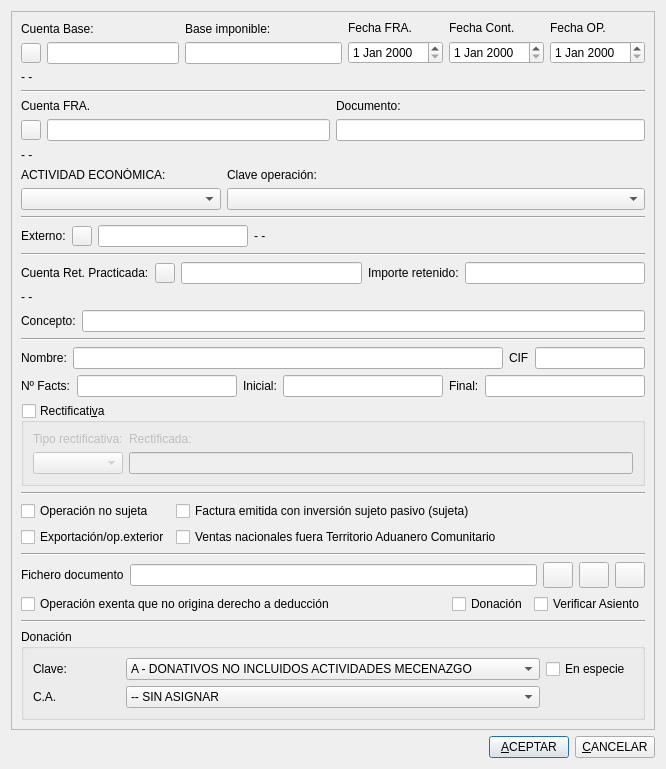
<?xml version="1.0" encoding="UTF-8"?>
<ui version="4.0">
 <class>Emitida_exenta_aut</class>
 <widget class="QDialog" name="Emitida_exenta_aut">
  <property name="geometry">
   <rect>
    <x>0</x>
    <y>0</y>
    <width>666</width>
    <height>769</height>
   </rect>
  </property>
  <property name="windowTitle">
   <string>Operación emitida exenta/no sujeta</string>
  </property>
  <layout class="QVBoxLayout" name="verticalLayout_10">
   <item>
    <widget class="QScrollArea" name="scrollArea">
     <property name="widgetResizable">
      <bool>true</bool>
     </property>
     <widget class="QWidget" name="scrollAreaWidgetContents">
      <property name="geometry">
       <rect>
        <x>0</x>
        <y>0</y>
        <width>632</width>
        <height>817</height>
       </rect>
      </property>
      <layout class="QVBoxLayout" name="verticalLayout_9">
       <item>
        <layout class="QHBoxLayout" name="horizontalLayout">
         <item>
          <layout class="QVBoxLayout" name="_3">
           <property name="spacing">
            <number>6</number>
           </property>
           <property name="leftMargin">
            <number>0</number>
           </property>
           <property name="topMargin">
            <number>0</number>
           </property>
           <property name="rightMargin">
            <number>0</number>
           </property>
           <property name="bottomMargin">
            <number>0</number>
           </property>
           <item>
            <widget class="QLabel" name="textLabel1">
             <property name="lineWidth">
              <number>1</number>
             </property>
             <property name="text">
              <string>Cuenta Base:</string>
             </property>
             <property name="wordWrap">
              <bool>false</bool>
             </property>
            </widget>
           </item>
           <item>
            <layout class="QHBoxLayout" name="_4">
             <property name="spacing">
              <number>6</number>
             </property>
             <property name="leftMargin">
              <number>0</number>
             </property>
             <property name="topMargin">
              <number>0</number>
             </property>
             <property name="rightMargin">
              <number>0</number>
             </property>
             <property name="bottomMargin">
              <number>0</number>
             </property>
             <item>
              <widget class="QPushButton" name="ctabasepushButton">
               <property name="minimumSize">
                <size>
                 <width>20</width>
                 <height>20</height>
                </size>
               </property>
               <property name="maximumSize">
                <size>
                 <width>20</width>
                 <height>20</height>
                </size>
               </property>
               <property name="text">
                <string/>
               </property>
               <property name="icon">
                <iconset resource="keme.qrc">
                 <normaloff>:/iconos/graf/viewer.xpm</normaloff>:/iconos/graf/viewer.xpm</iconset>
               </property>
              </widget>
             </item>
             <item>
              <widget class="QLineEdit" name="CtabaselineEdit"/>
             </item>
            </layout>
           </item>
          </layout>
         </item>
         <item>
          <layout class="QVBoxLayout" name="_5">
           <property name="spacing">
            <number>6</number>
           </property>
           <property name="leftMargin">
            <number>0</number>
           </property>
           <property name="topMargin">
            <number>0</number>
           </property>
           <property name="rightMargin">
            <number>0</number>
           </property>
           <property name="bottomMargin">
            <number>0</number>
           </property>
           <item>
            <widget class="QLabel" name="textLabel2">
             <property name="text">
              <string>Base imponible:</string>
             </property>
             <property name="wordWrap">
              <bool>false</bool>
             </property>
            </widget>
           </item>
           <item>
            <widget class="QLineEdit" name="baselineEdit"/>
           </item>
          </layout>
         </item>
         <item>
          <layout class="QVBoxLayout" name="_6">
           <property name="spacing">
            <number>6</number>
           </property>
           <property name="leftMargin">
            <number>0</number>
           </property>
           <property name="topMargin">
            <number>0</number>
           </property>
           <property name="rightMargin">
            <number>0</number>
           </property>
           <property name="bottomMargin">
            <number>0</number>
           </property>
           <item>
            <widget class="QLabel" name="textLabel8_2">
             <property name="text">
              <string>Fecha FRA.</string>
             </property>
             <property name="wordWrap">
              <bool>false</bool>
             </property>
            </widget>
           </item>
           <item>
            <widget class="QDateEdit" name="FechafradateEdit"/>
           </item>
          </layout>
         </item>
         <item>
          <layout class="QVBoxLayout" name="verticalLayout_6">
           <item>
            <widget class="QLabel" name="label_11">
             <property name="text">
              <string>Fecha Cont.</string>
             </property>
            </widget>
           </item>
           <item>
            <widget class="QDateEdit" name="fecha_cont_dateEdit"/>
           </item>
          </layout>
         </item>
         <item>
          <layout class="QVBoxLayout" name="verticalLayout_2">
           <item>
            <widget class="QLabel" name="textLabel8_3">
             <property name="text">
              <string>Fecha OP.</string>
             </property>
             <property name="wordWrap">
              <bool>false</bool>
             </property>
            </widget>
           </item>
           <item>
            <widget class="QDateEdit" name="fechaoperaciondateEdit"/>
           </item>
          </layout>
         </item>
        </layout>
       </item>
       <item>
        <widget class="QLabel" name="basetextLabel">
         <property name="text">
          <string>- -</string>
         </property>
         <property name="wordWrap">
          <bool>false</bool>
         </property>
        </widget>
       </item>
       <item>
        <widget class="Line" name="line1_2">
         <property name="frameShape">
          <enum>QFrame::Shape::HLine</enum>
         </property>
         <property name="frameShadow">
          <enum>QFrame::Shadow::Sunken</enum>
         </property>
         <property name="orientation">
          <enum>Qt::Orientation::Horizontal</enum>
         </property>
        </widget>
       </item>
       <item>
        <layout class="QHBoxLayout" name="horizontalLayout_8">
         <item>
          <layout class="QVBoxLayout" name="_7">
           <property name="spacing">
            <number>6</number>
           </property>
           <property name="leftMargin">
            <number>0</number>
           </property>
           <property name="topMargin">
            <number>0</number>
           </property>
           <property name="rightMargin">
            <number>0</number>
           </property>
           <property name="bottomMargin">
            <number>0</number>
           </property>
           <item>
            <widget class="QLabel" name="textLabel8">
             <property name="text">
              <string>Cuenta FRA.</string>
             </property>
             <property name="wordWrap">
              <bool>false</bool>
             </property>
            </widget>
           </item>
           <item>
            <layout class="QHBoxLayout" name="_8">
             <property name="spacing">
              <number>6</number>
             </property>
             <property name="leftMargin">
              <number>0</number>
             </property>
             <property name="topMargin">
              <number>0</number>
             </property>
             <property name="rightMargin">
              <number>0</number>
             </property>
             <property name="bottomMargin">
              <number>0</number>
             </property>
             <item>
              <widget class="QPushButton" name="ctafrapushButton">
               <property name="minimumSize">
                <size>
                 <width>20</width>
                 <height>20</height>
                </size>
               </property>
               <property name="maximumSize">
                <size>
                 <width>20</width>
                 <height>20</height>
                </size>
               </property>
               <property name="text">
                <string/>
               </property>
               <property name="icon">
                <iconset resource="keme.qrc">
                 <normaloff>:/iconos/graf/viewer.xpm</normaloff>:/iconos/graf/viewer.xpm</iconset>
               </property>
              </widget>
             </item>
             <item>
              <widget class="QLineEdit" name="CtafralineEdit"/>
             </item>
            </layout>
           </item>
          </layout>
         </item>
         <item>
          <layout class="QVBoxLayout" name="verticalLayout_7">
           <item>
            <widget class="QLabel" name="label_12">
             <property name="text">
              <string>Documento:</string>
             </property>
            </widget>
           </item>
           <item>
            <widget class="QLineEdit" name="documento_lineEdit"/>
           </item>
          </layout>
         </item>
        </layout>
       </item>
       <item>
        <widget class="QLabel" name="fratextLabel">
         <property name="text">
          <string>- -</string>
         </property>
         <property name="wordWrap">
          <bool>false</bool>
         </property>
        </widget>
       </item>
       <item>
        <layout class="QHBoxLayout" name="horizontalLayout_9">
         <item>
          <layout class="QVBoxLayout" name="verticalLayout_8">
           <item>
            <widget class="QLabel" name="label_15">
             <property name="text">
              <string>ACTIVIDAD ECONÓMICA:</string>
             </property>
            </widget>
           </item>
           <item>
            <widget class="QComboBox" name="actividad_comboBox">
             <property name="minimumSize">
              <size>
               <width>200</width>
               <height>0</height>
              </size>
             </property>
            </widget>
           </item>
          </layout>
         </item>
         <item>
          <layout class="QVBoxLayout" name="verticalLayout">
           <item>
            <widget class="QLabel" name="textLabel8_4">
             <property name="text">
              <string>Clave operación:</string>
             </property>
             <property name="wordWrap">
              <bool>false</bool>
             </property>
            </widget>
           </item>
           <item>
            <widget class="QComboBox" name="clavecomboBox">
             <property name="sizePolicy">
              <sizepolicy hsizetype="Expanding" vsizetype="Fixed">
               <horstretch>0</horstretch>
               <verstretch>0</verstretch>
              </sizepolicy>
             </property>
            </widget>
           </item>
          </layout>
         </item>
        </layout>
       </item>
       <item>
        <widget class="Line" name="line_4">
         <property name="orientation">
          <enum>Qt::Orientation::Horizontal</enum>
         </property>
        </widget>
       </item>
       <item>
        <layout class="QHBoxLayout" name="horizontalLayout_2">
         <item>
          <widget class="QLabel" name="label_10">
           <property name="text">
            <string>Externo:</string>
           </property>
          </widget>
         </item>
         <item>
          <widget class="QPushButton" name="externo_pushButton">
           <property name="minimumSize">
            <size>
             <width>20</width>
             <height>20</height>
            </size>
           </property>
           <property name="maximumSize">
            <size>
             <width>20</width>
             <height>20</height>
            </size>
           </property>
           <property name="text">
            <string/>
           </property>
           <property name="icon">
            <iconset resource="keme.qrc">
             <normaloff>:/iconos/graf/viewer.xpm</normaloff>:/iconos/graf/viewer.xpm</iconset>
           </property>
          </widget>
         </item>
         <item>
          <widget class="QLineEdit" name="externo_lineEdit">
           <property name="maximumSize">
            <size>
             <width>150</width>
             <height>16777215</height>
            </size>
           </property>
          </widget>
         </item>
         <item>
          <widget class="QLabel" name="externo_label">
           <property name="sizePolicy">
            <sizepolicy hsizetype="Expanding" vsizetype="Preferred">
             <horstretch>0</horstretch>
             <verstretch>0</verstretch>
            </sizepolicy>
           </property>
           <property name="text">
            <string>- -</string>
           </property>
           <property name="wordWrap">
            <bool>false</bool>
           </property>
          </widget>
         </item>
        </layout>
       </item>
       <item>
        <widget class="Line" name="line_3">
         <property name="orientation">
          <enum>Qt::Orientation::Horizontal</enum>
         </property>
        </widget>
       </item>
       <item>
        <layout class="QHBoxLayout" name="horizontalLayout_7">
         <item>
          <widget class="QLabel" name="textLabel1_2">
           <property name="lineWidth">
            <number>1</number>
           </property>
           <property name="text">
            <string>Cuenta Ret. Practicada:</string>
           </property>
           <property name="wordWrap">
            <bool>false</bool>
           </property>
          </widget>
         </item>
         <item>
          <widget class="QPushButton" name="cta_ret_pushButton">
           <property name="minimumSize">
            <size>
             <width>20</width>
             <height>20</height>
            </size>
           </property>
           <property name="maximumSize">
            <size>
             <width>20</width>
             <height>20</height>
            </size>
           </property>
           <property name="text">
            <string/>
           </property>
           <property name="icon">
            <iconset resource="keme.qrc">
             <normaloff>:/iconos/graf/viewer.xpm</normaloff>:/iconos/graf/viewer.xpm</iconset>
           </property>
          </widget>
         </item>
         <item>
          <widget class="QLineEdit" name="cta_ret_lineEdit"/>
         </item>
         <item>
          <widget class="QLabel" name="textLabel2_2">
           <property name="text">
            <string>Importe retenido:</string>
           </property>
           <property name="wordWrap">
            <bool>false</bool>
           </property>
          </widget>
         </item>
         <item>
          <widget class="QLineEdit" name="retenido_lineEdit"/>
         </item>
        </layout>
       </item>
       <item>
        <widget class="QLabel" name="cuenta_ret_Label">
         <property name="text">
          <string>- -</string>
         </property>
         <property name="wordWrap">
          <bool>false</bool>
         </property>
        </widget>
       </item>
       <item>
        <layout class="QHBoxLayout" name="horizontalLayout_11">
         <item>
          <widget class="QLabel" name="label_14">
           <property name="text">
            <string>Concepto:</string>
           </property>
          </widget>
         </item>
         <item>
          <widget class="QLineEdit" name="concepto_lineEdit"/>
         </item>
        </layout>
       </item>
       <item>
        <widget class="Line" name="line">
         <property name="orientation">
          <enum>Qt::Orientation::Horizontal</enum>
         </property>
        </widget>
       </item>
       <item>
        <layout class="QHBoxLayout" name="horizontalLayout_5">
         <item>
          <widget class="QLabel" name="label">
           <property name="text">
            <string>Nombre:</string>
           </property>
          </widget>
         </item>
         <item>
          <widget class="QLineEdit" name="nombrelineEdit"/>
         </item>
         <item>
          <widget class="QLabel" name="label_6">
           <property name="text">
            <string>CIF</string>
           </property>
          </widget>
         </item>
         <item>
          <widget class="QLineEdit" name="ciflineEdit">
           <property name="maximumSize">
            <size>
             <width>110</width>
             <height>16777215</height>
            </size>
           </property>
          </widget>
         </item>
        </layout>
       </item>
       <item>
        <layout class="QHBoxLayout" name="horizontalLayout_4">
         <item>
          <widget class="QLabel" name="label_3">
           <property name="text">
            <string>Nº Facts:</string>
           </property>
          </widget>
         </item>
         <item>
          <widget class="QLineEdit" name="numfacturaslineEdit"/>
         </item>
         <item>
          <widget class="QLabel" name="label_4">
           <property name="text">
            <string>Inicial:</string>
           </property>
          </widget>
         </item>
         <item>
          <widget class="QLineEdit" name="iniciallineEdit"/>
         </item>
         <item>
          <widget class="QLabel" name="label_5">
           <property name="text">
            <string>Final:</string>
           </property>
          </widget>
         </item>
         <item>
          <widget class="QLineEdit" name="finallineEdit"/>
         </item>
        </layout>
       </item>
       <item>
        <widget class="QGroupBox" name="rectificativagroupBox">
         <property name="title">
          <string>Rectificati&amp;va</string>
         </property>
         <property name="checkable">
          <bool>true</bool>
         </property>
         <property name="checked">
          <bool>false</bool>
         </property>
         <layout class="QHBoxLayout" name="horizontalLayout_3">
          <item>
           <layout class="QVBoxLayout" name="verticalLayout_3">
            <item>
             <widget class="QLabel" name="label_2">
              <property name="text">
               <string>Tipo rectificativa:</string>
              </property>
             </widget>
            </item>
            <item>
             <widget class="QComboBox" name="tipo_rectificativa_comboBox">
              <property name="maximumSize">
               <size>
                <width>90</width>
                <height>16777215</height>
               </size>
              </property>
             </widget>
            </item>
           </layout>
          </item>
          <item>
           <layout class="QVBoxLayout" name="verticalLayout_5">
            <item>
             <widget class="QLabel" name="label_7">
              <property name="text">
               <string>Rectificada:</string>
              </property>
             </widget>
            </item>
            <item>
             <widget class="QLineEdit" name="rectificada_lineEdit"/>
            </item>
           </layout>
          </item>
         </layout>
        </widget>
       </item>
       <item>
        <widget class="Line" name="line_2">
         <property name="orientation">
          <enum>Qt::Orientation::Horizontal</enum>
         </property>
        </widget>
       </item>
       <item>
        <layout class="QFormLayout" name="formLayout">
         <item row="0" column="0">
          <widget class="QCheckBox" name="nosujetacheckBox">
           <property name="text">
            <string>Operación no sujeta</string>
           </property>
          </widget>
         </item>
         <item row="0" column="1">
          <widget class="QCheckBox" name="expedida_isp_checkBox">
           <property name="text">
            <string>Factura emitida con inversión sujeto pasivo (sujeta)</string>
           </property>
          </widget>
         </item>
         <item row="1" column="0">
          <widget class="QCheckBox" name="exportacionheckBox">
           <property name="text">
            <string>Exportación/op.exterior</string>
           </property>
          </widget>
         </item>
         <item row="1" column="1">
          <widget class="QCheckBox" name="ventas_fuera_tac_checkBox">
           <property name="text">
            <string>Ventas nacionales fuera Territorio Aduanero Comunitario</string>
           </property>
          </widget>
         </item>
        </layout>
       </item>
       <item>
        <widget class="Line" name="line4_2">
         <property name="frameShape">
          <enum>QFrame::Shape::HLine</enum>
         </property>
         <property name="frameShadow">
          <enum>QFrame::Shadow::Sunken</enum>
         </property>
         <property name="orientation">
          <enum>Qt::Orientation::Horizontal</enum>
         </property>
        </widget>
       </item>
       <item>
        <layout class="QHBoxLayout" name="horizontalLayout_10">
         <item>
          <widget class="QLabel" name="label_13">
           <property name="text">
            <string>Fichero documento</string>
           </property>
          </widget>
         </item>
         <item>
          <widget class="QLineEdit" name="fichdoclineEdit">
           <property name="readOnly">
            <bool>true</bool>
           </property>
          </widget>
         </item>
         <item>
          <widget class="QPushButton" name="fichdocpushButton">
           <property name="minimumSize">
            <size>
             <width>30</width>
             <height>26</height>
            </size>
           </property>
           <property name="maximumSize">
            <size>
             <width>30</width>
             <height>26</height>
            </size>
           </property>
           <property name="toolTip">
            <string>Cargar fichero</string>
           </property>
           <property name="text">
            <string/>
           </property>
           <property name="icon">
            <iconset resource="keme.qrc">
             <normaloff>:/iconos/graf/fileimport.png</normaloff>:/iconos/graf/fileimport.png</iconset>
           </property>
          </widget>
         </item>
         <item>
          <widget class="QPushButton" name="visdocpushButton">
           <property name="minimumSize">
            <size>
             <width>30</width>
             <height>26</height>
            </size>
           </property>
           <property name="maximumSize">
            <size>
             <width>30</width>
             <height>26</height>
            </size>
           </property>
           <property name="toolTip">
            <string>Visualizar documento</string>
           </property>
           <property name="text">
            <string/>
           </property>
           <property name="icon">
            <iconset resource="keme.qrc">
             <normaloff>:/iconos/graf/viewer.xpm</normaloff>:/iconos/graf/viewer.xpm</iconset>
           </property>
          </widget>
         </item>
         <item>
          <widget class="QPushButton" name="borraasdocpushButton">
           <property name="maximumSize">
            <size>
             <width>30</width>
             <height>30</height>
            </size>
           </property>
           <property name="toolTip">
            <string>Eliminar referencia al documento</string>
           </property>
           <property name="text">
            <string/>
           </property>
           <property name="icon">
            <iconset resource="keme.qrc">
             <normaloff>:/iconos/graf/borraelem.png</normaloff>:/iconos/graf/borraelem.png</iconset>
           </property>
           <property name="shortcut">
            <string>Alt+L</string>
           </property>
          </widget>
         </item>
        </layout>
       </item>
       <item>
        <layout class="QHBoxLayout" name="horizontalLayout_6">
         <item>
          <widget class="QCheckBox" name="exenta_no_deduccheckBox">
           <property name="text">
            <string>Operación exenta que no origina derecho a deducción</string>
           </property>
          </widget>
         </item>
         <item>
          <spacer name="horizontalSpacer">
           <property name="orientation">
            <enum>Qt::Orientation::Horizontal</enum>
           </property>
           <property name="sizeHint" stdset="0">
            <size>
             <width>40</width>
             <height>20</height>
            </size>
           </property>
          </spacer>
         </item>
         <item>
          <widget class="QCheckBox" name="donacion_checkBox">
           <property name="text">
            <string>Donación</string>
           </property>
          </widget>
         </item>
         <item>
          <widget class="QCheckBox" name="verificar_checkBox">
           <property name="text">
            <string>Verificar Asiento</string>
           </property>
          </widget>
         </item>
        </layout>
       </item>
       <item>
        <widget class="Line" name="line4">
         <property name="frameShape">
          <enum>QFrame::Shape::HLine</enum>
         </property>
         <property name="frameShadow">
          <enum>QFrame::Shadow::Sunken</enum>
         </property>
         <property name="orientation">
          <enum>Qt::Orientation::Horizontal</enum>
         </property>
        </widget>
       </item>
       <item>
        <widget class="QGroupBox" name="donacion_groupBox">
         <property name="title">
          <string>Donación</string>
         </property>
         <layout class="QVBoxLayout" name="verticalLayout_4">
          <item>
           <layout class="QGridLayout" name="gridLayout_2">
            <item row="0" column="0">
             <widget class="QLabel" name="label_8">
              <property name="text">
               <string>Clave:</string>
              </property>
             </widget>
            </item>
            <item row="0" column="1">
             <widget class="QComboBox" name="clave_donacion_comboBox">
              <property name="minimumSize">
               <size>
                <width>380</width>
                <height>0</height>
               </size>
              </property>
              <item>
               <property name="text">
                <string>A - DONATIVOS NO INCLUIDOS ACTIVIDADES MECENAZGO</string>
               </property>
              </item>
              <item>
               <property name="text">
                <string>B - DONATIVOS INCLUIDOS ACTIVIDADES MECENAZGO</string>
               </property>
              </item>
              <item>
               <property name="text">
                <string>C - APORTACIÓN AL PATRIMONIO DE DISCAPACITADOS</string>
               </property>
              </item>
              <item>
               <property name="text">
                <string>D - DISPOSICIÓN DEL PATRIMONIO DE DISCAPACITADOS</string>
               </property>
              </item>
              <item>
               <property name="text">
                <string>E - APORTACIONES PATRIMONIO PROTEGIDO</string>
               </property>
              </item>
              <item>
               <property name="text">
                <string>F - CUOTAS DE AFILIACIÓN/APORTACIONES PARTIDOS POLÍTICOS</string>
               </property>
              </item>
             </widget>
            </item>
            <item row="0" column="2">
             <widget class="QCheckBox" name="donacion_especie_checkBox">
              <property name="text">
               <string>En especie</string>
              </property>
             </widget>
            </item>
            <item row="1" column="0">
             <widget class="QLabel" name="label_9">
              <property name="text">
               <string>C.A.</string>
              </property>
             </widget>
            </item>
            <item row="1" column="1">
             <widget class="QComboBox" name="ca_comboBox">
              <property name="minimumSize">
               <size>
                <width>380</width>
                <height>0</height>
               </size>
              </property>
              <item>
               <property name="text">
                <string>-- SIN ASIGNAR</string>
               </property>
              </item>
              <item>
               <property name="text">
                <string>01 - ANDALUCÍA</string>
               </property>
              </item>
              <item>
               <property name="text">
                <string>02 - ARAGÓN</string>
               </property>
              </item>
              <item>
               <property name="text">
                <string>03 - PRINCIPADO DE ASTURIAS</string>
               </property>
              </item>
              <item>
               <property name="text">
                <string>04 - ILLES BALEARS</string>
               </property>
              </item>
              <item>
               <property name="text">
                <string>05 - CANARIAS</string>
               </property>
              </item>
              <item>
               <property name="text">
                <string>06 - CANTABRIA</string>
               </property>
              </item>
              <item>
               <property name="text">
                <string>07 - CASTILLA-LA MANCHA</string>
               </property>
              </item>
              <item>
               <property name="text">
                <string>08 - CASTILLA Y LEÓN</string>
               </property>
              </item>
              <item>
               <property name="text">
                <string>09 - CATALUÑA</string>
               </property>
              </item>
              <item>
               <property name="text">
                <string>10 - EXTREMADURA</string>
               </property>
              </item>
              <item>
               <property name="text">
                <string>11 - GALICIA</string>
               </property>
              </item>
              <item>
               <property name="text">
                <string>12 - MADRID</string>
               </property>
              </item>
              <item>
               <property name="text">
                <string>13 - REGIÓN DE MURCIA</string>
               </property>
              </item>
              <item>
               <property name="text">
                <string>16 - LA RIOJA</string>
               </property>
              </item>
              <item>
               <property name="text">
                <string>17 - COMUNIDAD VALENCIANA</string>
               </property>
              </item>
              <item>
               <property name="text">
                <string>99 - NO RESIDENTES</string>
               </property>
              </item>
             </widget>
            </item>
           </layout>
          </item>
         </layout>
        </widget>
       </item>
      </layout>
     </widget>
    </widget>
   </item>
   <item>
    <layout class="QHBoxLayout" name="_9">
     <property name="spacing">
      <number>6</number>
     </property>
     <property name="leftMargin">
      <number>0</number>
     </property>
     <property name="topMargin">
      <number>0</number>
     </property>
     <property name="rightMargin">
      <number>0</number>
     </property>
     <property name="bottomMargin">
      <number>0</number>
     </property>
     <item>
      <spacer>
       <property name="orientation">
        <enum>Qt::Orientation::Horizontal</enum>
       </property>
       <property name="sizeHint" stdset="0">
        <size>
         <width>40</width>
         <height>20</height>
        </size>
       </property>
      </spacer>
     </item>
     <item>
      <widget class="QPushButton" name="AceptarButton">
       <property name="enabled">
        <bool>true</bool>
       </property>
       <property name="text">
        <string>&amp;ACEPTAR</string>
       </property>
       <property name="icon">
        <iconset resource="keme.qrc">
         <normaloff>:/iconos/graf/check2.png</normaloff>:/iconos/graf/check2.png</iconset>
       </property>
       <property name="shortcut">
        <string>Alt+A</string>
       </property>
       <property name="default">
        <bool>true</bool>
       </property>
      </widget>
     </item>
     <item>
      <widget class="QPushButton" name="CancelarButton">
       <property name="text">
        <string>&amp;CANCELAR</string>
       </property>
       <property name="icon">
        <iconset resource="keme.qrc">
         <normaloff>:/iconos/graf/borrar.png</normaloff>:/iconos/graf/borrar.png</iconset>
       </property>
       <property name="shortcut">
        <string>Alt+C</string>
       </property>
      </widget>
     </item>
    </layout>
   </item>
  </layout>
 </widget>
 <tabstops>
  <tabstop>scrollArea</tabstop>
  <tabstop>ctabasepushButton</tabstop>
  <tabstop>CtabaselineEdit</tabstop>
  <tabstop>baselineEdit</tabstop>
  <tabstop>FechafradateEdit</tabstop>
  <tabstop>fecha_cont_dateEdit</tabstop>
  <tabstop>fechaoperaciondateEdit</tabstop>
  <tabstop>ctafrapushButton</tabstop>
  <tabstop>CtafralineEdit</tabstop>
  <tabstop>documento_lineEdit</tabstop>
  <tabstop>actividad_comboBox</tabstop>
  <tabstop>clavecomboBox</tabstop>
  <tabstop>externo_pushButton</tabstop>
  <tabstop>externo_lineEdit</tabstop>
  <tabstop>cta_ret_pushButton</tabstop>
  <tabstop>cta_ret_lineEdit</tabstop>
  <tabstop>retenido_lineEdit</tabstop>
  <tabstop>nombrelineEdit</tabstop>
  <tabstop>ciflineEdit</tabstop>
  <tabstop>numfacturaslineEdit</tabstop>
  <tabstop>iniciallineEdit</tabstop>
  <tabstop>finallineEdit</tabstop>
  <tabstop>rectificativagroupBox</tabstop>
  <tabstop>tipo_rectificativa_comboBox</tabstop>
  <tabstop>rectificada_lineEdit</tabstop>
  <tabstop>nosujetacheckBox</tabstop>
  <tabstop>expedida_isp_checkBox</tabstop>
  <tabstop>exportacionheckBox</tabstop>
  <tabstop>ventas_fuera_tac_checkBox</tabstop>
  <tabstop>exenta_no_deduccheckBox</tabstop>
  <tabstop>donacion_checkBox</tabstop>
  <tabstop>verificar_checkBox</tabstop>
  <tabstop>clave_donacion_comboBox</tabstop>
  <tabstop>donacion_especie_checkBox</tabstop>
  <tabstop>ca_comboBox</tabstop>
  <tabstop>AceptarButton</tabstop>
  <tabstop>CancelarButton</tabstop>
 </tabstops>
 <resources>
  <include location="keme.qrc"/>
 </resources>
 <connections>
  <connection>
   <sender>CancelarButton</sender>
   <signal>clicked()</signal>
   <receiver>Emitida_exenta_aut</receiver>
   <slot>reject()</slot>
   <hints>
    <hint type="sourcelabel">
     <x>565</x>
     <y>671</y>
    </hint>
    <hint type="destinationlabel">
     <x>344</x>
     <y>659</y>
    </hint>
   </hints>
  </connection>
 </connections>
</ui>
